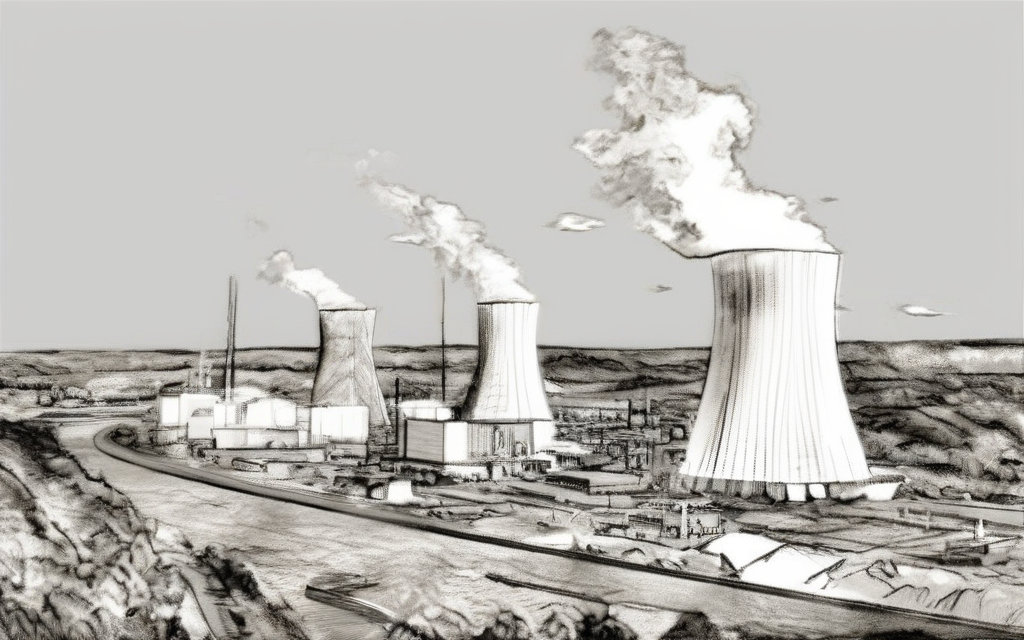
#> input picture image7.png, 1024 x 640 px
$ python noiseimage.py
#> lines starting #> are read from the running program, lines starting #| are printed output that depends on the picture
import cv2
import numpy as np
import matplotlib.pyplot as plt
import os

# Load the image
image_path = "image7.png"  # Change this to your image path
image = cv2.imread(image_path, cv2.IMREAD_UNCHANGED)
#> image is the input picture: shape (640, 1024, 3); mean B, G, R 179.8, 183.6, 185.5
image = cv2.cvtColor(image, cv2.COLOR_BGR2RGB)  # Convert to RGB

# Ensure output directory exists
output_dir = "noise_series"
os.makedirs(output_dir, exist_ok=True)

# Parameters
num_steps = 10  # Number of noise steps
max_noise_intensity = 255  # Maximum noise intensity for full static

# Generate and save images with increasing noise
for i in range(num_steps + 1):
    noise_ratio = i / num_steps  # Linearly scale noise from 0 to full static
    noise = np.random.randint(0, 256, image.shape, dtype=np.uint8)  # Pure noise
    noisy_image = cv2.addWeighted(image, 1 - noise_ratio, noise, noise_ratio, 0)  # Blend noise

    # Save the noisy image
    output_path = os.path.join(output_dir, f"noisy_{i:02d}.png")
    pure_noise = cv2.subtract(noisy_image, image)
    # cv2.imwrite(output_path, cv2.cvtColor(noise, cv2.COLOR_RGB2BGR))
    cv2.imwrite(output_path, cv2.cvtColor(noisy_image, cv2.COLOR_RGB2BGR))
    print(f"Saved: {output_path}")
#> this loop made 11 passes
#> pass 2, `pure_noise = cv2.subtract(noisy_image, image)`:
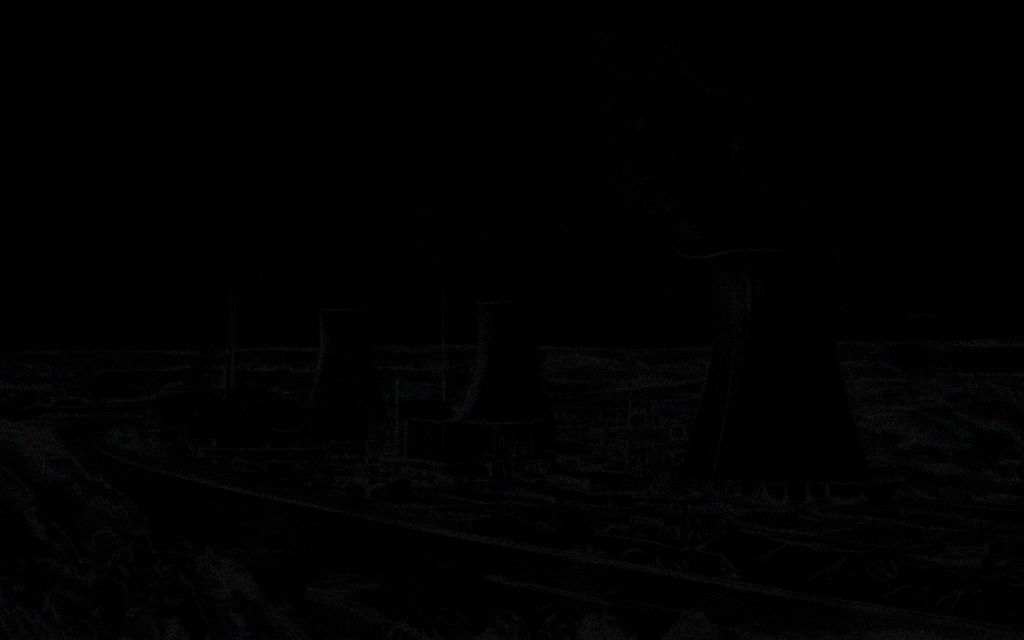
#> pure_noise: shape (640, 1024, 3); mean R, G, B 1.4, 1.5, 1.7
#> after the loop:
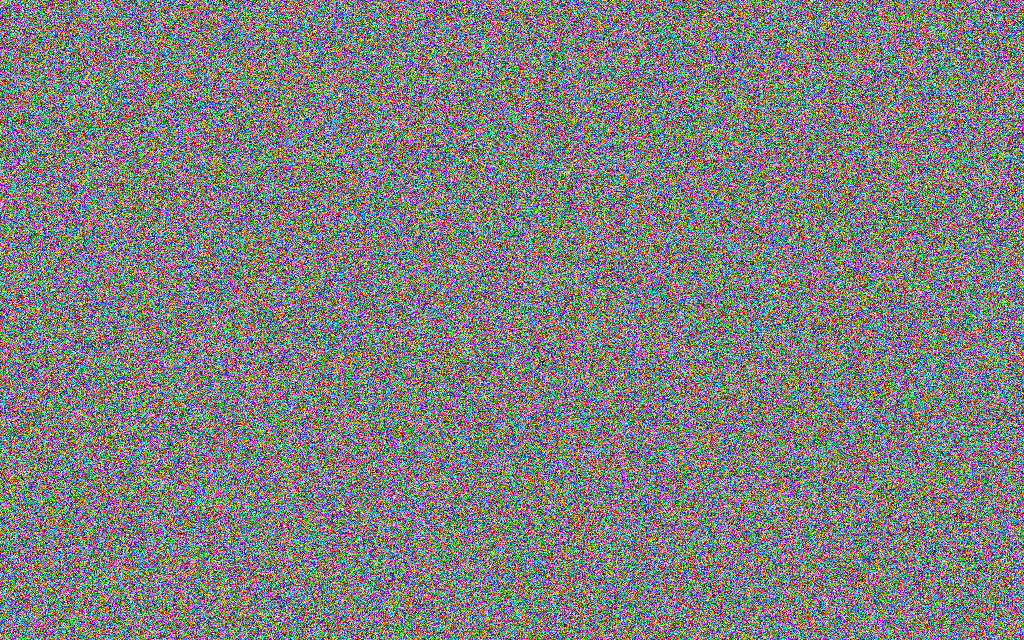
#> noisy_image: shape (640, 1024, 3); mean R, G, B 127.5, 127.5, 127.5

# Display a sample of images
fig, axes = plt.subplots(1, 5, figsize=(15, 5))
for j, idx in enumerate(np.linspace(0, num_steps, 5, dtype=int)):
    img = cv2.imread(os.path.join(output_dir, f"noisy_{idx:02d}.png"))
    img = cv2.cvtColor(img, cv2.COLOR_BGR2RGB)
    axes[j].imshow(img)
    axes[j].axis("off")
    axes[j].set_title(f"Step {idx}")
plt.show()
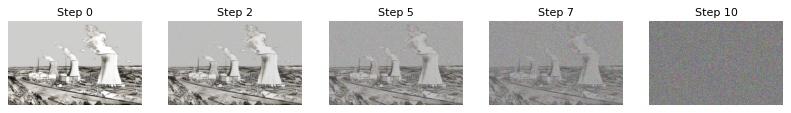
#> figure drawn by matplotlib, 5 panels
